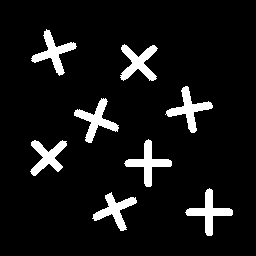
#> input picture Lab02 - Connected Components/art8.png, 256 x 256 px
$ jupyter execute lab03.ipynb   (shell and % lines are left out)
#> lines starting #> are read from the running program, lines starting #| are printed output that depends on the picture; after the words box and inside, x2 and y2 are one past the last pixel; in counts of white or black regions, pixels touching at a corner belong together
**Exercícios Rotulação de Componentes Conexos**
exercícios obtidos em http://homepages.inf.ed.ac.uk/rbf/HIPR2/label.htm

1. Implemente o algoritmo de rotulação de componentes conexos (algoritmo do slide ou por outra solução) e aplique sobre a imagem binária art8.png. Indique qual vizinhança será considerada (4 ou 8)
Mostre os resultados na forma da imagem art8lab1.png e art8lab2.png

art8.png:

art8lab1.png:

art8lab2.png:


[cell 1]
import cv2
import numpy as np
import networkx as nx
import matplotlib.pyplot as plt

def rotular_componentes_conexos(img_binaria):

    g = nx.Graph()

    linhas, colunas = img_binaria.shape

    # percorre a matriz e adiciona nós ao grafo
    for l in range(linhas):
        for c in range(colunas):
            if img_binaria[l, c] == 1:
                g.add_node((l, c))

    # adiciona arestas para conectar os nós vizinhos (4)
    for l in range(linhas):
        for c in range(colunas):
            if img_binaria[l, c] == 1:
                if l > 0 and img_binaria[l-1, c] == 1:  # Vizinho acima
                    g.add_edge((l, c), (l-1, c))
                if l < linhas - 1 and img_binaria[l+1, c] == 1:  # Vizinho abaixo
                    g.add_edge((l, c), (l+1, c))
                if c > 0 and img_binaria[l, c-1] == 1:  # Vizinho à esquerda
                    g.add_edge((l, c), (l, c-1))
                if c < colunas - 1 and img_binaria[l, c+1] == 1:  # Vizinho à direita
                    g.add_edge((l, c), (l, c+1))

    # encontra os componentes conectados no grafo
    componentes = list(nx.connected_components(g))

    # cria uma nova imagem com os rótulos
    imagem_rotulada = np.zeros_like(img_binaria)
    for label, componente in enumerate(componentes, 1):
        for (l, c) in componente:
            imagem_rotulada[l, c] = label

    return imagem_rotulada, componentes


# carrega a imagem
img = cv2.imread("art8.png", cv2.IMREAD_GRAYSCALE)
#> img: shape (256, 256); values 1 (black) and 255 (white), 8% white; 8 white regions, largest, box (x1, y1, x2, y2) and area: (120, 44, 158, 81) 672, (165, 86, 213, 133) 670, (74, 98, 119, 143) 670

# plota a imagem original
plt.imshow(img, cmap='gray', vmin=0, vmax=255)
plt.title("Imagem Original")
plt.show()

# binarizacao da imagem
img_binaria = np.array(img) // 255

imagem_rotulada, componentes = rotular_componentes_conexos(img_binaria)
#> after the loop in rotular_componentes_conexos, `for label, componente in enumerate(componentes, 1):`:
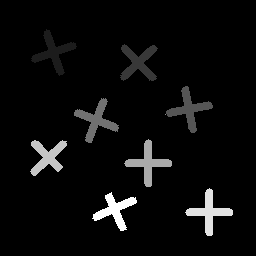
#> imagem_rotulada: shape (256, 256); min 0, max 9, mean 0.396; drawn with min black and max white
#> componentes = 9 items
# Conta o número de componentes conectados
numero_de_componentes = len(componentes)
#> numero_de_componentes = 9

# Exibe a quantidade de componentes conectados
print(f"Número de componentes conectados: {numero_de_componentes}")
#| Número de componentes conectados: 9
# plota a imagem rotulada em tons de cinza
plt.figure(figsize=(6, 6))
plt.imshow(imagem_rotulada, cmap='gray', interpolation='nearest')
plt.title("Componentes Conexos Rotulados Vizinhanca 4")
plt.colorbar()
plt.show()
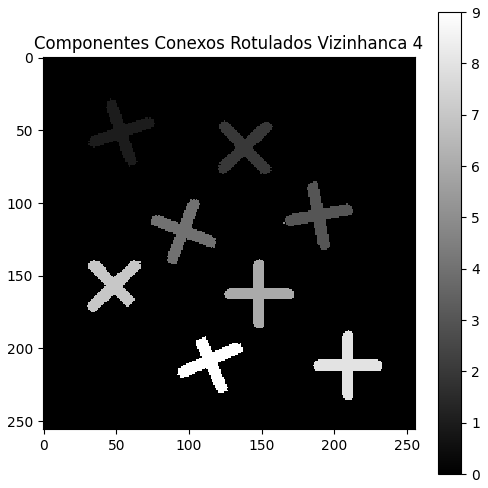
#> figure drawn by matplotlib, 2 panels

# plota a imagem rotulada colorida
plt.figure(figsize=(6, 6))
plt.imshow(imagem_rotulada, cmap='nipy_spectral', interpolation='nearest')
plt.title("Componentes Conexos Rotulados Vizinhanca 4")
plt.colorbar()
plt.show()
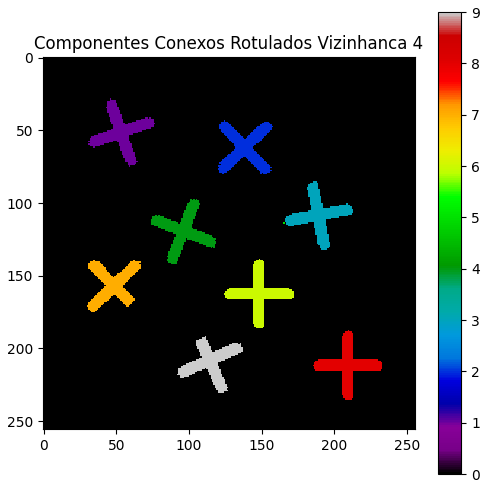
#> figure drawn by matplotlib, 2 panels

2. Calcule o número de objetos da imagem clc3.png. Note que antes será necessário binarizar a imagem. Para isso, considere um limiar (*threshold*) de 67, isto é, valores acima de 67 na imagem original recebem zero, e os abaixo recebem 1 (o que resulta na imagem clc3thr1.png).

clc3.png

clc3thr1

clc3lab1


[cell 2]
import cv2
import numpy as np
import networkx as nx
import matplotlib.pyplot as plt

img = cv2.imread("clc3.png", cv2.IMREAD_GRAYSCALE)
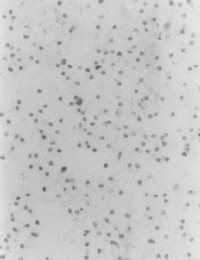
#> input picture Lab02 - Connected Components/clc3.png, 200 x 260 px
#> img is the input picture: shape (260, 200); min 88, max 236, mean 198.6

# plota a imagem original
plt.imshow(img, cmap='gray', vmin=0, vmax=255)
plt.title("Imagem Original")
plt.show()

# binariza a imagem com threshold de 170
_, img_binaria = cv2.threshold(img, 170, 1, cv2.THRESH_BINARY_INV)
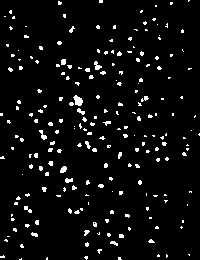
#> img_binaria: shape (260, 200); values 0 (black) and 1 (white), 4.9% white in thin lines or dots

# plota a imagem binária
plt.imshow(img_binaria, cmap='gray', vmin=0, vmax=1)
plt.title("Imagem Binária")
plt.show()

# rotula os componentes conectados
imagem_rotulada, componentes = rotular_componentes_conexos(img_binaria)
#> after the loop in rotular_componentes_conexos (call 2), `for label, componente in enumerate(componentes, 1):`:
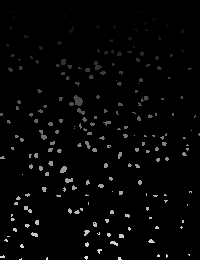
#> imagem_rotulada: shape (260, 200); min 0, max 220, mean 5.5
#> componentes = 220 items

# pega o numero de componentes conectados
numero_objetos = len(componentes)
#> numero_objetos = 220
print(f"Número de objetos na imagem: {numero_objetos}")
#| Número de objetos na imagem: 220
